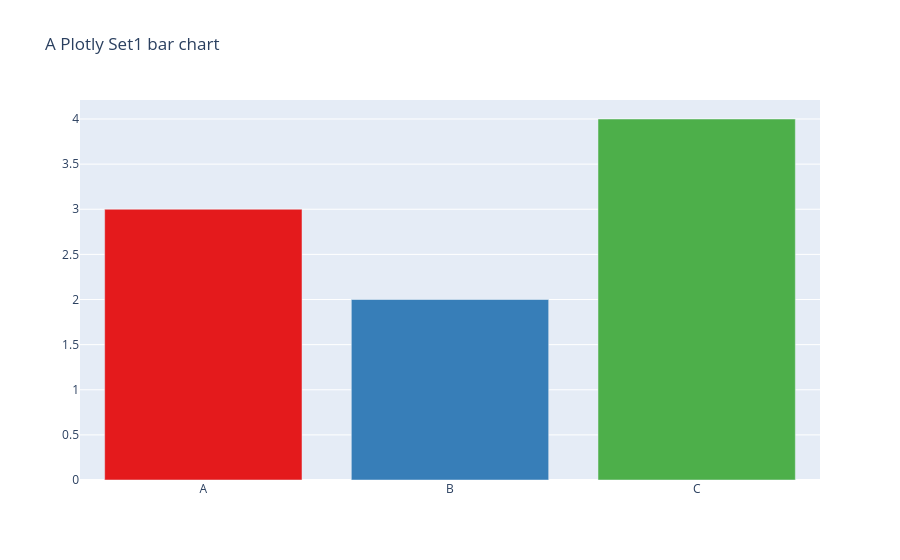

Here is the notebook cell this chart was saved with:
### Markdown cell above
### Check a Plotly figure

The Plotly adapter checks hexadecimal colours explicitly assigned to traces. It does not report unused colours expanded from a Plotly template.

### Code cell
import plotly.graph_objects as go

plotly_fig = go.Figure(
    go.Bar(
        x=["A", "B", "C"],
        y=[3, 2, 4],
        marker_color=["#E41A1C", "#377EB8", "#4DAF4A"],
    )
)
plotly_fig.update_layout(title="A Plotly Set1 bar chart")
plotly_result = check_figure(plotly_fig)
for problem in plotly_result.problems:
    print(
        f"{problem.condition}: {problem.first_color} / "
        f"{problem.second_color} = {problem.distance:.2f}"
    )
display(HTML(plotly_fig.to_html(full_html=False, include_plotlyjs="cdn")))

### Figure 1 — Plotly figure (JSON) as saved in the notebook; plotly's stock layout.template omitted (floating-point values rounded to 4 significant figures)
{"data": [{"marker": {"color": ["#E41A1C", "#377EB8", "#4DAF4A"]}, "type": "bar", "x": ["A", "B", "C"], "y": [3, 2, 4]}], "layout": {"title": {"text": "A Plotly Set1 bar chart"}}}
